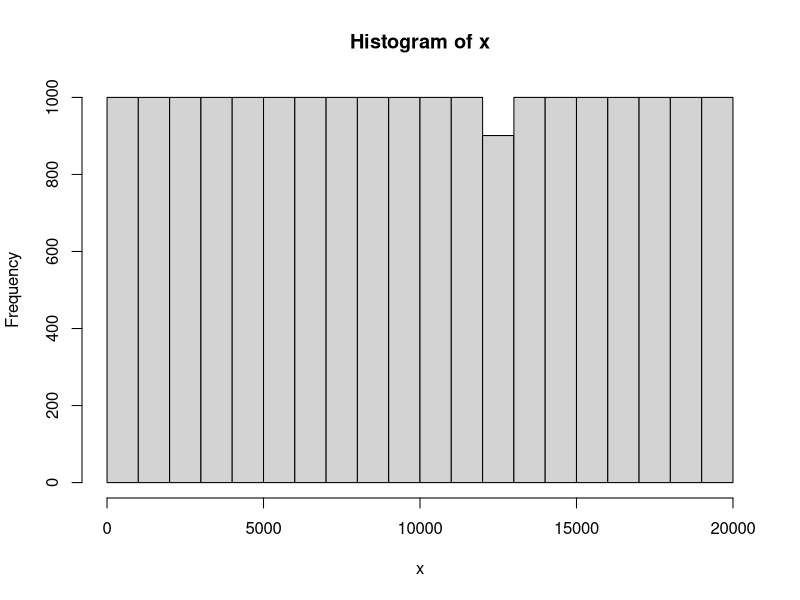

Reproduce this figure in R.
## ---- chunk 1
# How to tell if a large dataframe is incomplete? (hw4q4) 
# Generate incomplete data - data with a gap
x <- c(1:12345, 12445:20000)
class(x)
hist(x) # the little gap in histogram implies incomplete
d <- diff(x) # find gap between row values
table(d) # table is like count-distinct
# 1 100
# 19899 1
which.max(d)
d[12340:12350]
x[12340:12350]
